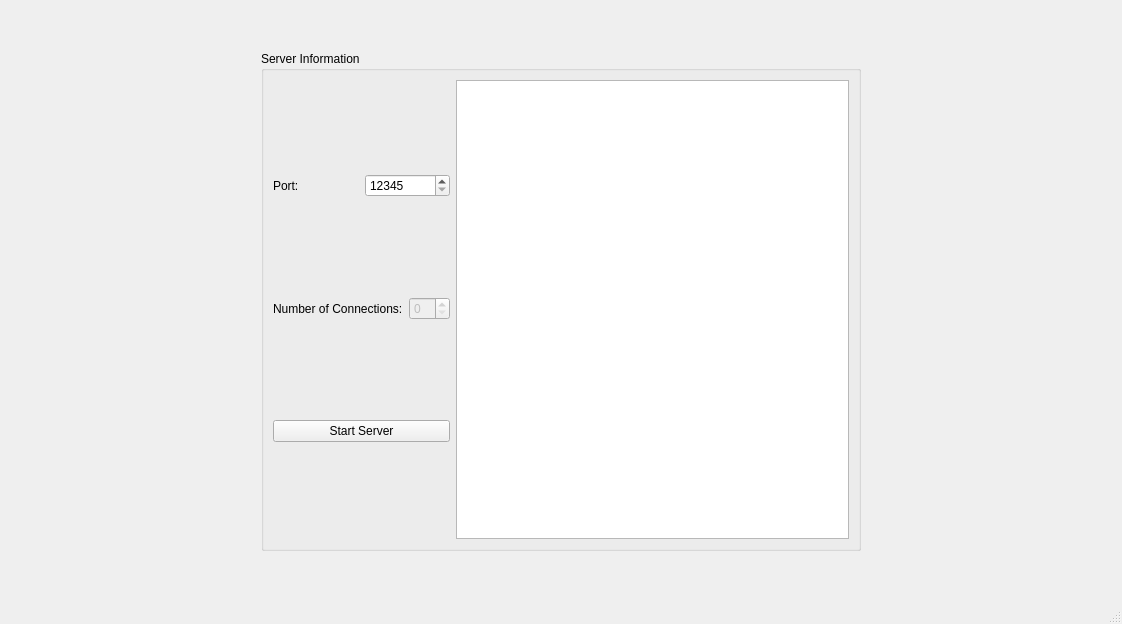
<?xml version="1.0" encoding="UTF-8"?>
<ui version="4.0">
 <class>MainWindow</class>
 <widget class="QMainWindow" name="MainWindow">
  <property name="geometry">
   <rect>
    <x>0</x>
    <y>0</y>
    <width>1122</width>
    <height>624</height>
   </rect>
  </property>
  <property name="windowTitle">
   <string>MainWindow</string>
  </property>
  <widget class="QWidget" name="centralwidget">
   <layout class="QHBoxLayout" name="horizontalLayout_3">
    <item>
     <widget class="QGroupBox" name="groupBox">
      <property name="maximumSize">
       <size>
        <width>600</width>
        <height>500</height>
       </size>
      </property>
      <property name="title">
       <string>Server Information</string>
      </property>
      <layout class="QHBoxLayout" name="horizontalLayout_4">
       <item>
        <layout class="QVBoxLayout" name="verticalLayout">
         <item>
          <layout class="QHBoxLayout" name="horizontalLayout">
           <item>
            <widget class="QLabel" name="label">
             <property name="text">
              <string>Port:</string>
             </property>
            </widget>
           </item>
           <item>
            <widget class="QSpinBox" name="spnPort">
             <property name="minimum">
              <number>12345</number>
             </property>
             <property name="maximum">
              <number>60000</number>
             </property>
            </widget>
           </item>
          </layout>
         </item>
         <item>
          <layout class="QHBoxLayout" name="horizontalLayout_2">
           <item>
            <widget class="QLabel" name="label_2">
             <property name="text">
              <string>Number of Connections:</string>
             </property>
            </widget>
           </item>
           <item>
            <widget class="QSpinBox" name="spnConnection">
             <property name="enabled">
              <bool>false</bool>
             </property>
            </widget>
           </item>
          </layout>
         </item>
         <item>
          <widget class="QPushButton" name="btnStartServer">
           <property name="text">
            <string>Start Server</string>
           </property>
          </widget>
         </item>
        </layout>
       </item>
       <item>
        <widget class="QTextEdit" name="teServer">
         <property name="maximumSize">
          <size>
           <width>500</width>
           <height>500</height>
          </size>
         </property>
         <property name="readOnly">
          <bool>true</bool>
         </property>
        </widget>
       </item>
      </layout>
     </widget>
    </item>
   </layout>
  </widget>
  <widget class="QStatusBar" name="statusbar"/>
 </widget>
 <resources/>
 <connections/>
</ui>
